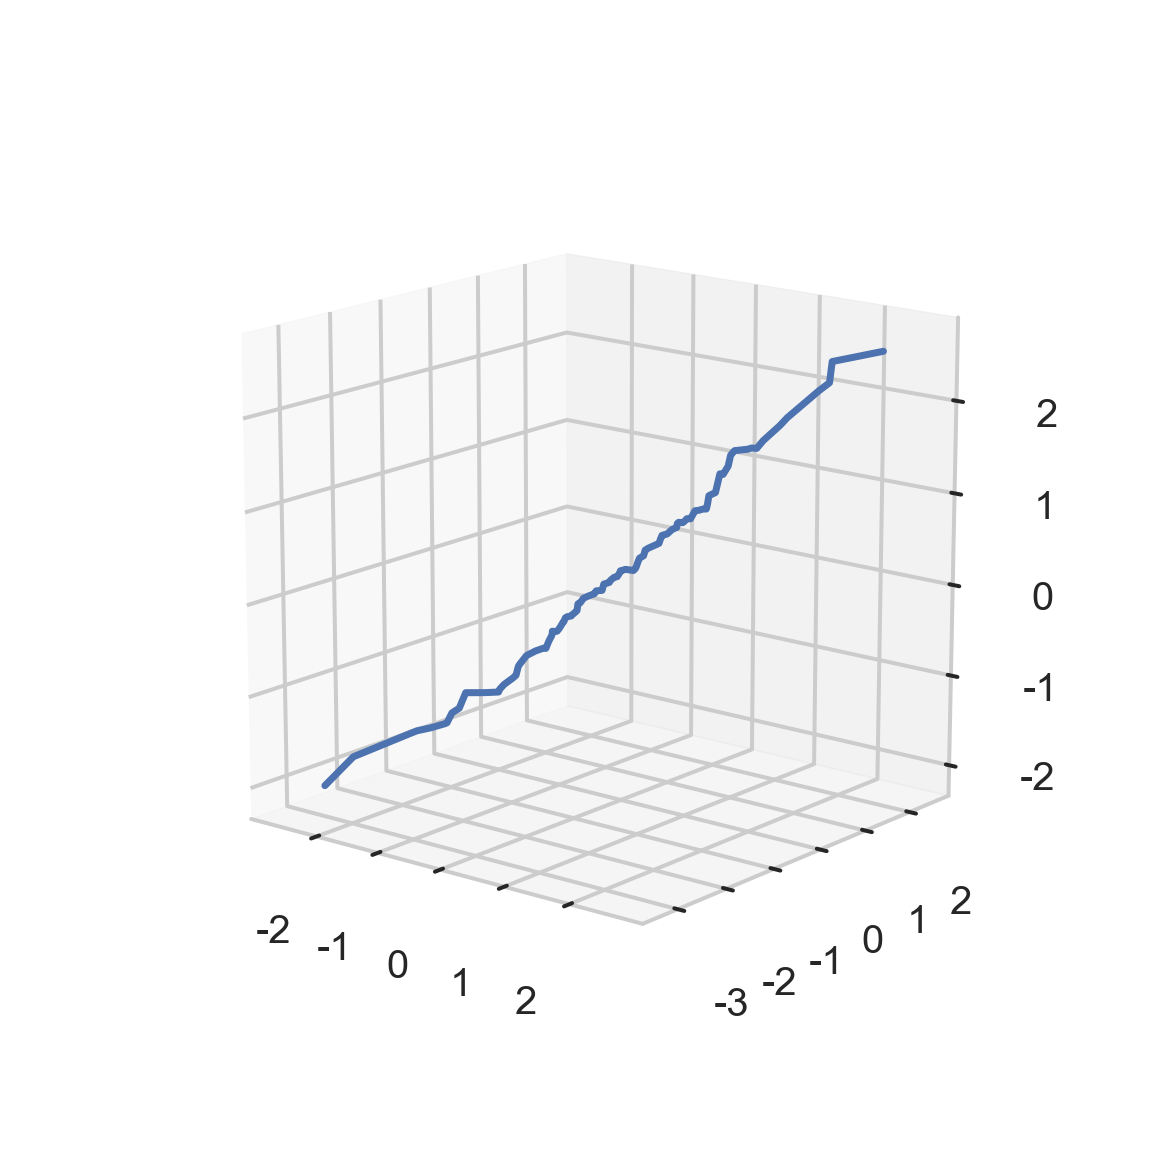

This chart was generated by the following Python code:
from mpl_toolkits.mplot3d import axes3d
import matplotlib.pyplot as plt
import matplotlib as cm
import numpy as np
import seaborn as sb
sb.set()
sb.set_style("whitegrid")
plt.rcParams['figure.figsize'] = [4, 4]
plt.rcParams['figure.dpi'] = 144
plt.rcParams['axes.unicode_minus'] = False

fig = plt.figure()
ax = fig.gca(projection='3d')

X = np.round(np.sort([np.random.randn() for _ in range(101)]), 2)
Y = np.round(np.sort([np.random.randn() for _ in range(101)]), 2)
Z = np.round(np.sort([np.random.randn() for _ in range(101)]), 2)

for (a, b, c) in zip(X, Y, Z):
    print("({}, {}, {})".format(a, b, c))

cset = ax.plot(X, Y, Z)
ax.clabel(cset, fontsize=9, inline=1)
plt.show()
